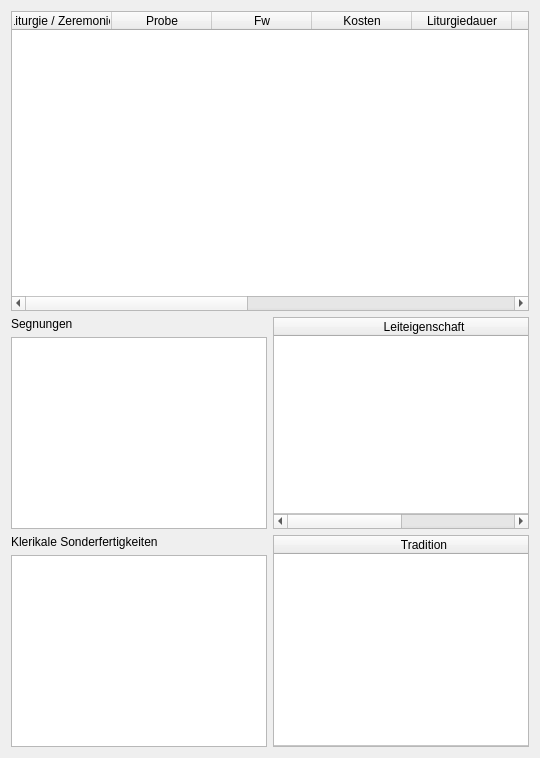
      <widget class="QWidget" name="tabLiturgien_dsa5">
       <attribute name="title">
        <string>Liturgien und Zeremonien</string>
       </attribute>
       <layout class="QVBoxLayout" name="verticalLayout_25">
        <item>
         <widget class="QTableWidget" name="liturgienTable_dsa5">
          <property name="minimumSize">
           <size>
            <width>0</width>
            <height>300</height>
           </size>
          </property>
          <property name="editTriggers">
           <set>QAbstractItemView::NoEditTriggers</set>
          </property>
          <attribute name="horizontalHeaderStretchLastSection">
           <bool>true</bool>
          </attribute>
          <attribute name="verticalHeaderVisible">
           <bool>false</bool>
          </attribute>
          <column>
           <property name="text">
            <string>Liturgie / Zeremonie</string>
           </property>
          </column>
          <column>
           <property name="text">
            <string>Probe</string>
           </property>
          </column>
          <column>
           <property name="text">
            <string>Fw</string>
           </property>
          </column>
          <column>
           <property name="text">
            <string>Kosten</string>
           </property>
          </column>
          <column>
           <property name="text">
            <string>Liturgiedauer</string>
           </property>
          </column>
          <column>
           <property name="text">
            <string>Reichweite</string>
           </property>
          </column>
          <column>
           <property name="text">
            <string>Wirkungsdauer</string>
           </property>
          </column>
          <column>
           <property name="text">
            <string>Aspekt</string>
           </property>
          </column>
          <column>
           <property name="text">
            <string>Sf</string>
           </property>
          </column>
          <column>
           <property name="text">
            <string>Wirkung</string>
           </property>
          </column>
          <column>
           <property name="text">
            <string>S</string>
           </property>
          </column>
         </widget>
        </item>
        <item>
         <layout class="QHBoxLayout" name="horizontalLayout_14">
          <item>
           <layout class="QVBoxLayout" name="verticalLayout_27">
            <item>
             <widget class="QLabel" name="label_26">
              <property name="text">
               <string>Segnungen</string>
              </property>
             </widget>
            </item>
            <item>
             <widget class="QTableWidget" name="segnungenTable_dsa5">
              <property name="editTriggers">
               <set>QAbstractItemView::NoEditTriggers</set>
              </property>
              <property name="columnCount">
               <number>1</number>
              </property>
              <attribute name="horizontalHeaderVisible">
               <bool>false</bool>
              </attribute>
              <attribute name="horizontalHeaderStretchLastSection">
               <bool>true</bool>
              </attribute>
              <attribute name="verticalHeaderVisible">
               <bool>false</bool>
              </attribute>
              <column/>
             </widget>
            </item>
            <item>
             <widget class="QLabel" name="label_28">
              <property name="text">
               <string>Klerikale Sonderfertigkeiten</string>
              </property>
             </widget>
            </item>
            <item>
             <widget class="QTableWidget" name="kleriSonderfTable_dsa5">
              <property name="editTriggers">
               <set>QAbstractItemView::NoEditTriggers</set>
              </property>
              <property name="columnCount">
               <number>1</number>
              </property>
              <attribute name="horizontalHeaderVisible">
               <bool>false</bool>
              </attribute>
              <attribute name="horizontalHeaderStretchLastSection">
               <bool>true</bool>
              </attribute>
              <attribute name="verticalHeaderVisible">
               <bool>false</bool>
              </attribute>
              <column/>
             </widget>
            </item>
           </layout>
          </item>
          <item>
           <layout class="QVBoxLayout" name="verticalLayout_26">
            <item>
             <widget class="QTableWidget" name="leiteigAspektTable_dsa5">
              <property name="editTriggers">
               <set>QAbstractItemView::NoEditTriggers</set>
              </property>
              <property name="rowCount">
               <number>1</number>
              </property>
              <attribute name="horizontalHeaderDefaultSectionSize">
               <number>300</number>
              </attribute>
              <attribute name="horizontalHeaderStretchLastSection">
               <bool>true</bool>
              </attribute>
              <attribute name="verticalHeaderVisible">
               <bool>false</bool>
              </attribute>
              <attribute name="verticalHeaderStretchLastSection">
               <bool>true</bool>
              </attribute>
              <row/>
              <column>
               <property name="text">
                <string>Leiteigenschaft</string>
               </property>
              </column>
              <column>
               <property name="text">
                <string>Aspekt</string>
               </property>
              </column>
             </widget>
            </item>
            <item>
             <widget class="QTableWidget" name="kTraditionTable_dsa5">
              <property name="editTriggers">
               <set>QAbstractItemView::NoEditTriggers</set>
              </property>
              <property name="rowCount">
               <number>1</number>
              </property>
              <attribute name="horizontalHeaderDefaultSectionSize">
               <number>300</number>
              </attribute>
              <attribute name="horizontalHeaderStretchLastSection">
               <bool>true</bool>
              </attribute>
              <attribute name="verticalHeaderVisible">
               <bool>false</bool>
              </attribute>
              <attribute name="verticalHeaderStretchLastSection">
               <bool>true</bool>
              </attribute>
              <row/>
              <column>
               <property name="text">
                <string>Tradition</string>
               </property>
              </column>
             </widget>
            </item>
           </layout>
          </item>
         </layout>
        </item>
       </layout>
      </widget>
